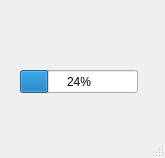
<?xml version="1.0" encoding="UTF-8"?>
<ui version="4.0">
 <class>bash_test</class>
 <widget class="QMainWindow" name="bash_test">
  <property name="geometry">
   <rect>
    <x>0</x>
    <y>0</y>
    <width>165</width>
    <height>158</height>
   </rect>
  </property>
  <property name="windowTitle">
   <string>bash_test</string>
  </property>
  <widget class="QWidget" name="centralwidget">
   <widget class="QProgressBar" name="progressBar">
    <property name="enabled">
     <bool>true</bool>
    </property>
    <property name="geometry">
     <rect>
      <x>20</x>
      <y>70</y>
      <width>118</width>
      <height>23</height>
     </rect>
    </property>
    <property name="value">
     <number>24</number>
    </property>
   </widget>
  </widget>
  <widget class="QMenuBar" name="menubar">
   <property name="geometry">
    <rect>
     <x>0</x>
     <y>0</y>
     <width>165</width>
     <height>20</height>
    </rect>
   </property>
  </widget>
  <widget class="QStatusBar" name="statusbar"/>
 </widget>
 <resources/>
 <connections/>
</ui>
